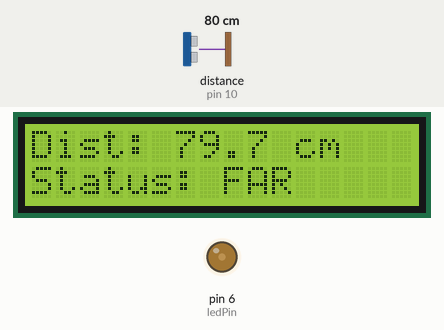
This sketch was run on a simulated Arduino Uno, built with avr-gcc and run on an emulated ATmega328P. Shown: 16×2 character LCD, output pins drawn as LEDs (lit = HIGH). Wiring (inferred from the names in the program): ultrasonic range finder: trigger pin 9; echo pin 10. The test bench sets the inputs (shaded band); at power-on: distance to the obstacle (sensor on pin 10) 80 cm. The echo pulse lasts 58.3 µs per cm; pins used as bus, display or sensor lines are not drawn.

Above: at 2.7 s.
2.8 s: distance to the obstacle (sensor on pin 10) set to 60 cm
At 3.9 s:
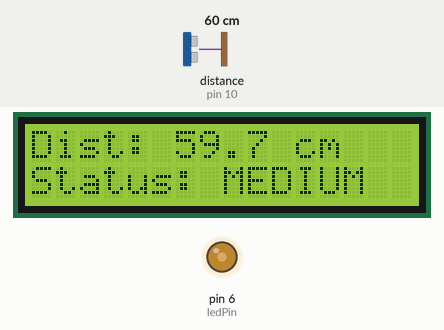
5.8 s: distance to the obstacle (sensor on pin 10) set to 9 cm
At 7.5 s:
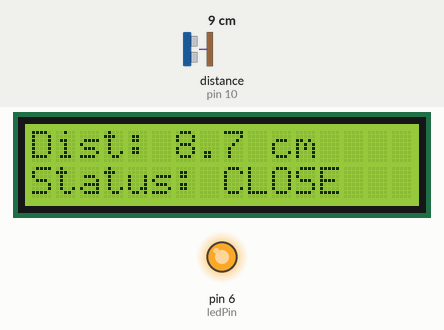
8.0 s: distance to the obstacle (sensor on pin 10) set to 35 cm
At 9.0 s:
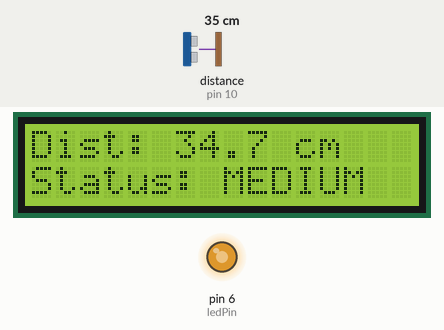
9.6 s: distance to the obstacle (sensor on pin 10) set to 120 cm
At 10.1 s:
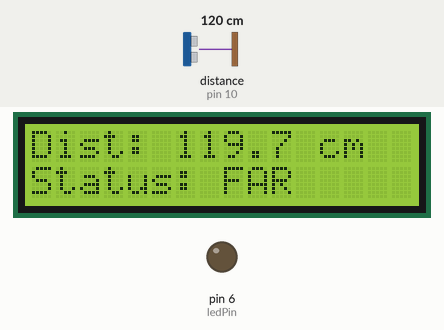
14.2 s: distance to the obstacle (sensor on pin 10) set to 18 cm
At 15.1 s:
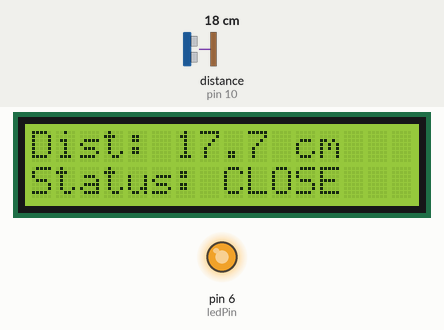
17.2 s: distance to the obstacle (sensor on pin 10) set to 23 cm
At 18.5 s:
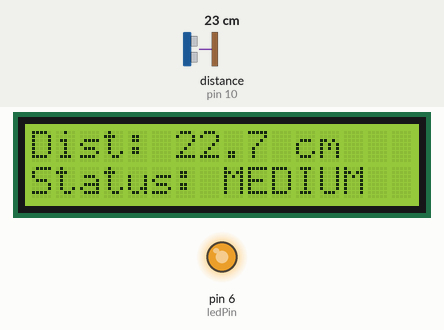
Timing chart, 0 to 20.2 s (numbered marks = the images above; inputs shaded):
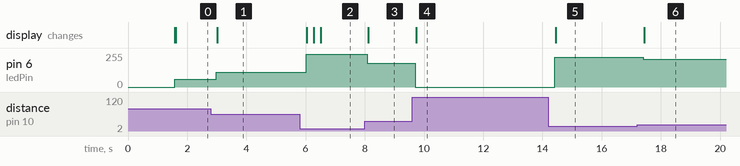

Measured:
- after the input at 2.8 s, pin 6 (ledPin): 57/255 → 111/255 after 0.18 s; the display: changes after 0.21 s (image 1)
- after the input at 5.8 s, pin 6 (ledPin): 111/255 → 247/255 after 0.22 s, → 245/255 0.23 s later, → 247/255 0.23 s later; the display: changes after 0.24 s (image 2)
- after the input at 8.0 s, pin 6 (ledPin): 247/255 → 178/255 after 0.08 s; the display: changes after 0.11 s (image 3)
- after the input at 9.6 s, pin 6 (ledPin): 178/255 → 0/255 after 0.11 s; the display: changes after 0.14 s (image 4)
- after the input at 14.2 s, pin 6 (ledPin): 0/255 → 223/255 after 0.22 s; the display: changes after 0.25 s (image 5)
- after the input at 17.2 s, pin 6 (ledPin): 223/255 → 210/255 after 0.21 s; the display: changes after 0.24 s (image 6)

The sketch:

smart_distance_lcd.ino
```cpp
#include <Wire.h>
#include <LiquidCrystal_I2C.h>

// Try 0x27 first. If nothing shows, change to 0x3F.
LiquidCrystal_I2C lcd(0x27, 16, 2);

const int trigPin = 9;
const int echoPin = 10;
const int ledPin  = 6;

float minDistance = 5.0;
float maxDistance = 100.0;

void setup() {
  Serial.begin(9600);

  pinMode(trigPin, OUTPUT);
  pinMode(echoPin, INPUT);
  pinMode(ledPin, OUTPUT);

  lcd.init();
  lcd.backlight();
  lcd.setCursor(0,0);
  lcd.print("Distance System");
  delay(1500);
  lcd.clear();
}

void loop() {

  float distance = readDistance();
  int brightness = calculateBrightness(distance);
  String status = getStatus(distance);

  analogWrite(ledPin, brightness);
  updateLCD(distance, status);

  delay(200);
}

// =========================
// Read Distance (HC-SR04)
// =========================
float readDistance() {

  digitalWrite(trigPin, LOW);
  delayMicroseconds(2);

  digitalWrite(trigPin, HIGH);
  delayMicroseconds(10);
  digitalWrite(trigPin, LOW);

  // 30ms timeout prevents blocking if no echo
  long duration = pulseIn(echoPin, HIGH, 30000);

  if (duration == 0) {
    return 0;  // No echo detected
  }

  float distance = duration * 0.0343 / 2;

  return distance;
}

// =========================
// Convert Distance → LED
// =========================
int calculateBrightness(float distance) {

  if (distance == 0) return 0;

  int brightness = map(distance, minDistance, maxDistance, 255, 0);
  brightness = constrain(brightness, 0, 255);

  return brightness;
}

// =========================
// Determine Status
// =========================
String getStatus(float distance) {

  if (distance == 0) return "NO SIGNAL";

  if (distance < 20) {
    return "CLOSE";
  }
  else if (distance < 60) {
    return "MEDIUM";
  }
  else {
    return "FAR";
  }
}

// =========================
// Update LCD
// =========================
void updateLCD(float distance, String status) {

  lcd.clear();

  lcd.setCursor(0, 0);
  lcd.print("Dist: ");

  if (distance == 0) {
    lcd.print("--.- cm");
  } else {
    lcd.print(distance, 1);
    lcd.print(" cm");
  }

  lcd.setCursor(0, 1);
  lcd.print("Status: ");
  lcd.print(status);
}
```
